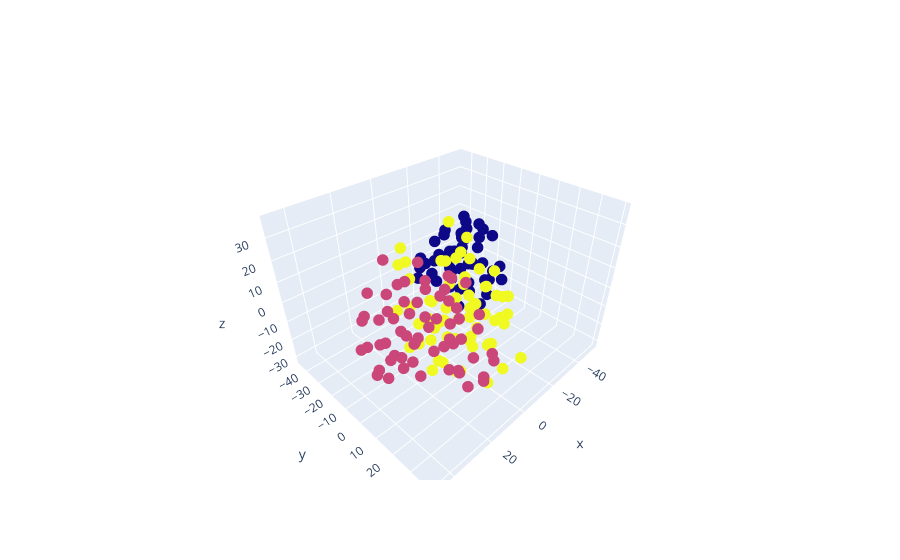

The cell this chart's notebook holds for it:
### Code cell
fig = go.Figure(data=[go.Scatter3d(x=tsne3D_df['x'], y=tsne3D_df['y'], z=tsne3D_df['z'],
                                   mode='markers', marker_color=model1.labels_, marker_size = 4)])
fig.show()

### Figure 1 — Plotly figure (JSON) as saved in the notebook; plotly's stock layout.template omitted (floating-point values rounded to 4 significant figures; data arrays with more than 128 entries replaced by an {"elided": "..."} marker saying what was removed)
{"data": [{"marker": {"color": {"elided": "178 int values"}, "size": 4}, "mode": "markers", "type": "scatter3d", "x": {"elided": "178 float values"}, "y": {"elided": "178 float values"}, "z": {"elided": "178 float values"}}], "layout": {}}
